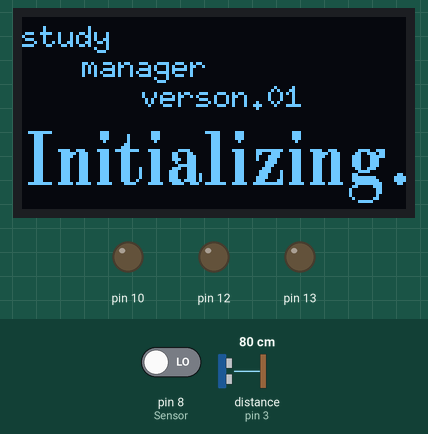
This sketch was run on a simulated Arduino Uno, built with avr-gcc and run on an emulated ATmega328P. Shown: 128×64 one-colour display, output pins drawn as LEDs (lit = HIGH). Wiring (inferred from the names in the program): ultrasonic range finder: trigger pin 2; echo pin 3. The test bench sets the inputs (shaded band); at power-on: distance to the obstacle (sensor on pin 3) 80 cm, pin 8 (Sensor) LOW. The echo pulse lasts 58.3 µs per cm; the local clock reads 2024-03-15 10:24:30 at power-on unless the sketch sets it; pins used as bus, display or sensor lines are not drawn; what the sketch prints to the serial monitor is not drawn.

Above: at 0.4 s.
At 7.7 s:
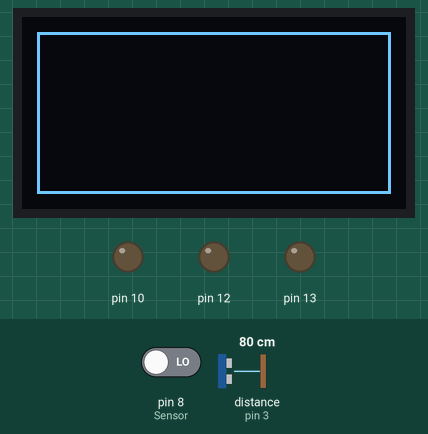
7.8 s: distance to the obstacle (sensor on pin 3) set to 2 cm
At 9.6 s:
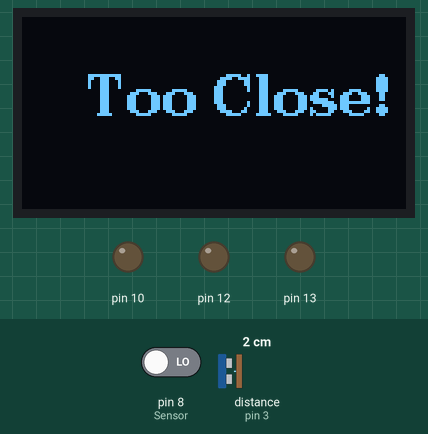
10.3 s: distance to the obstacle (sensor on pin 3) set to 60 cm
At 12.7 s:
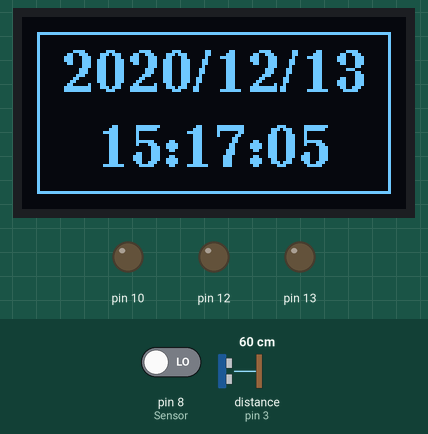
Timing chart, 0 to 14.2 s (numbered marks = the images above; inputs shaded):
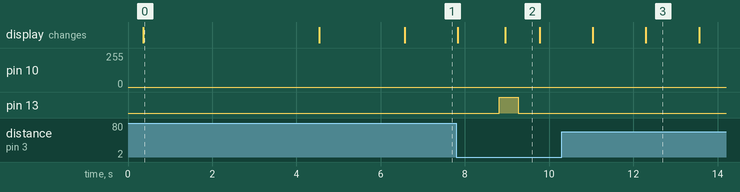

The sketch:

Juany_Study_Manager.ino
```cpp
#include "U8glib.h"
#include <stdio.h>
#include <DS1302.h>
#define rst  2
U8GLIB_SSD1306_128X64 u8g(U8G_I2C_OPT_NONE);

#define u8g_logo_width 128//定义开机画面宽度
#define u8g_logo_height 64//定义开机画面宽高度
//------------------
String t1 = "study";
String t2 = "manager";
String t3 = "verson.01";
//------开机画面----------
void vologo(unsigned int x, unsigned int y)
{
  u8g.firstPage();
  do
  {
  u8g.setFont(u8g_font_6x10);//设置字体
  u8g.setFont(u8g_font_osb18);
  u8g.drawStr(10,30,"Welcome!");
  }
  while( u8g.nextPage() );
  delay(2000);
  }

void volcdlogo(unsigned int x, unsigned int y)
{
  u8g.firstPage();
  do
  {
  u8g.setFont(u8g_font_6x10);//设置字体
  u8g.setPrintPos(0, 10);//字体出现位置，输出信息。（u8g2库中，该函数没有关键字，怀疑已经删除该函数）
  u8g.print(t1);
  u8g.setPrintPos(20, 20);
  u8g.print(t2);
  u8g.setPrintPos(40, 30);
  u8g.print(t3);
  u8g.setFont(u8g_font_osb18);
  u8g.drawStr(0,56,"Initializing.");
  }
  while( u8g.nextPage() );
  delay(4000);//延时5秒到下一个画面
}

char oled_buf2[50];// 用于在OLED上显示
char oled_buf1[50];
namespace {

const int kCePin   = 5;  // 复位引脚
const int kIoPin   = 6;  // 数据引脚
const int kSclkPin = 7;  // 时钟引脚
DS1302 rtc(kCePin, kIoPin, kSclkPin);

void printTime() {
  // 从模块获得当前时间
  Time t = rtc.time();
  snprintf(oled_buf1, sizeof(oled_buf2), "%02d/%02d/%02d",
          t.yr, t.mon, t.date);
  snprintf(oled_buf2, sizeof(oled_buf2), "%02d:%02d:%02d",
          t.hr, t.min, t.sec);
  }

}  // namespace

void init_oled(){
 if ( u8g.getMode() == U8G_MODE_R3G3B2 )
    u8g.setColorIndex(255);     // white
  else if ( u8g.getMode() == U8G_MODE_GRAY2BIT )
    u8g.setColorIndex(3);         // max intensity
  else if ( u8g.getMode() == U8G_MODE_BW )
    u8g.setColorIndex(1);         // pixel on
u8g.setFont(u8g_font_ncenB14);//设置字体
}

const int TrigPin = 2; //发送超声波
const int EchoPin = 3; //接收超声波
int Sensor = 8;//接收传感器的信号
float cm;

void p_oled(){
  for(int i=0;i<=240;i++)
  {
    analogWrite(10,i);
    delay(1);
    }

  for(int i=240;i>=0;i--)
  {
    analogWrite(10,i);
    delay(1);
    }
}

void setup(void)
{
Serial.begin(9600);
volcdlogo(0, 28);//开始画面X,Y
vologo(10,10);
pinMode(TrigPin, OUTPUT);
pinMode(EchoPin, INPUT);
pinMode(13,OUTPUT);
pinMode(10,OUTPUT);
pinMode(Sensor, INPUT); // 红外设置为输入
pinMode(12,OUTPUT);
 init_oled();
   rtc.writeProtect(false);
   rtc.halt(false);
 Time t(2020, 12, 13, 15, 17, 00, Time::kSaturday);
  //初始化时间为2020年12月13日15:17:00，上传代码一次后需注释掉此处上下两行再上传一次，否则每次上电都会重新初始化时间
   rtc.time(t);
}

void loop(){
  int val = digitalRead(Sensor);
 u8g.firstPage();
  do {
   u8g.drawFrame(5,5,118,54);
   u8g.drawStr(13,25,oled_buf1);
   u8g.drawStr(25,50,oled_buf2);
  } while( u8g.nextPage() );
  delay(500);
  printTime();
  p_oled();

digitalWrite(TrigPin, LOW);  //超声波
delayMicroseconds(2);
digitalWrite(TrigPin, HIGH);
delayMicroseconds(10);
digitalWrite(TrigPin, LOW);
cm = pulseIn(EchoPin, HIGH) / 58.0;   // 检测脉冲宽度，并计算出距离
  Serial.println(cm);
  if (cm <=40)
{
        digitalWrite(13,HIGH);
  u8g.firstPage();
  do {
    u8g.setFont(u8g_font_ncenB14);
    u8g.drawStr(22,33,"Too Close!");
   } while( u8g.nextPage() );

  delay(300);
         digitalWrite(13,LOW);
  delay(250);
}
 if (cm >=66&&cm<=100&&val==1){
     digitalWrite(12,HIGH);
      u8g.firstPage();
  do {
    u8g.drawFrame(5,15,10,10);
    u8g.drawFrame(25,15,10,10);
    u8g.drawLine(10,35 , 19, 38);
    u8g.drawLine(20,38 , 29, 35);
    u8g.setFont(u8g_font_ncenB14);
    u8g.drawStr(45,20,"study");
    u8g.drawStr(40,43,"FIGHT!");
    }while( u8g.nextPage() );
    delay(800);
  }
  else
  digitalWrite(13,LOW);
  digitalWrite(12,LOW);
}
```

Measured:
- after the input at 7.8 s, pin 13: LOW → HIGH after 1.0 s, → LOW 0.44 s later; the display: first differs from a run without the input after 1.2 s (image 2)
- what the display in image 0 shows lasts 4.1 s, from 0.4 s to 4.5 s
- what the display in image 2 shows lasts 0.8 s, from 9.0 s to 9.8 s
